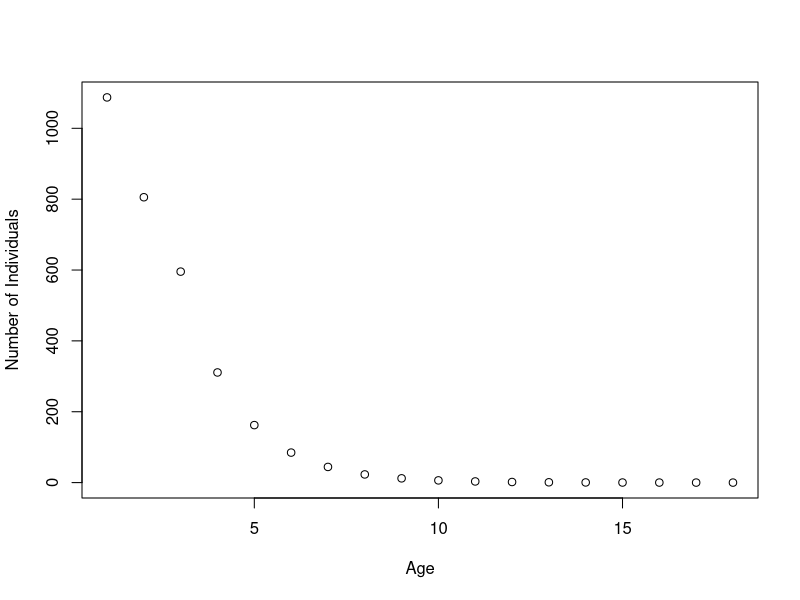
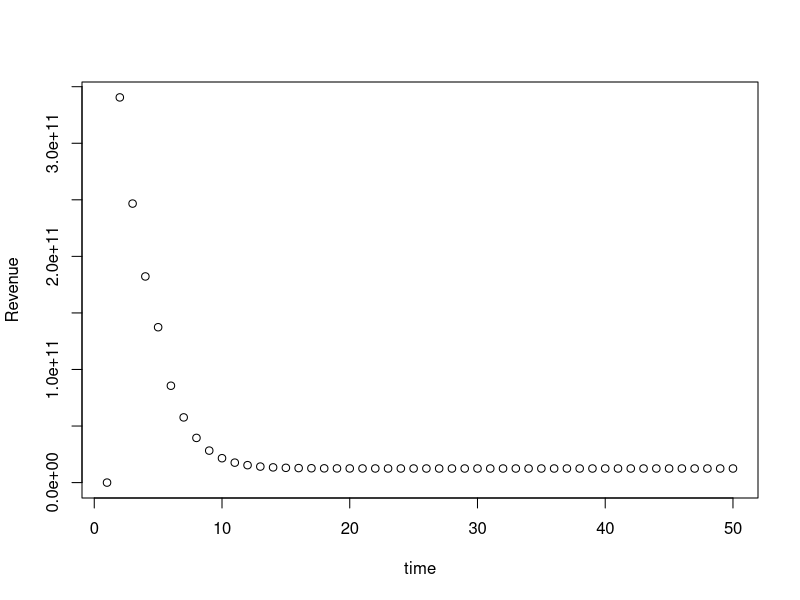

Generate these figures, in order, with R:
## ---- chunk 1
rm(list=ls())


#Set Model----
NumYears = 50

R0 = 10000

## ---- chunk 2
Linf = 122.1
K = 0.172
to = 0.919
  
Wa = 0.3
  
Wb = 2.824
  

S50 = 26

S95 = 29


m50 = 55

m95 = 62.7

#Natural mortality
M <- 0.3

F <- 0.35

BHa <- 0.546 #this is made up
  
BHb <- 0.00089 #this is made up
  
## ---- chunk 3

#Our max age is 18 years
Age <- seq(1,18,1)

Length <- Linf*(1-exp(-K*(Age-to)))
Weight <- Wa*Length^Wb


Va = 1/(1 + exp(-log(19)*((Length - S50)/(S95 - S50))))

Ma =  1/(1 + exp(-log(19)*((Length - m50)/(m95 - m50))))

fa <- Weight*.001

#Price per kg is dependent on size of fish
Price <- c(100,500,1000)
## ---- chunk 4
N_at <- data.frame(matrix(data = NA, ncol = max(Age), nrow = NumYears))
colnames(N_at) = as.character(c(Age))

Recruitment <- vector(length = NumYears)

Catch <- data.frame(matrix(data = NA, ncol = max(Age) + 1, nrow = NumYears))
colnames(Catch) <- as.character(c(Age,'Total'))
                        

Revenue <- data.frame(matrix(data = NA, ncol = 4, nrow = NumYears))
colnames(Revenue) =c('small',
                     'med',
                     'large',
                     'total')

## ---- chunk 5
N_at[1,1] = R0

for (t in 2:NumYears){
  
  for (a in 1:17){
  
  #  Set inital condition in year t = 0 (assumes no fishing)
    N_at[1,a+1] = N_at[1,(a)]*exp(-M)
    
    Recruitment[1] = sum(N_at[1,]*fa*Ma)
    
    Catch[1,] = 0
    
  # Introduce fishing as Va*F  
    N_at[t,a+1] = exp(-M - Va[a]*F)*N_at[(t - 1),(a)]
    
    N_at[t,1] = Recruitment[t - 1]/(BHa + BHb*Recruitment[t - 1])
    
    Recruitment[t] = sum(N_at[t,]*fa*Ma)
    
    #Catch by cohort = number of individual age a in year t - indvid. age a captured in year t
    
     Catch[t,a+1] = N_at[(t),(a+1)]*(1 - exp(-M - Va[a+1]*F))
    
     Catch[t,1] = 0
    
  }
}
## ---- chunk 6

plot(Age, N_at[NumYears,], ylab = "Number of Individuals")

## ---- chunk 7

#Calculate Revenue by commercial class------

for (t in 1:NumYears){

  Revenue[t,1] = sum(Weight[1:2]*Catch[t,1:2]*Price[1])
  
  Revenue[t,2] = sum(Weight[3:5]*Catch[t,3:5]*Price[2])
  
  Revenue[t,3] = sum(Weight[5:max(Age)]*Catch[t,5:max(Age)]*Price[3])
  
  Revenue[t,4] = sum(Revenue[t,1:3])
  
}
## ---- chunk 8

plot(Revenue$total, xlab = "time", ylab = 'Revenue')

